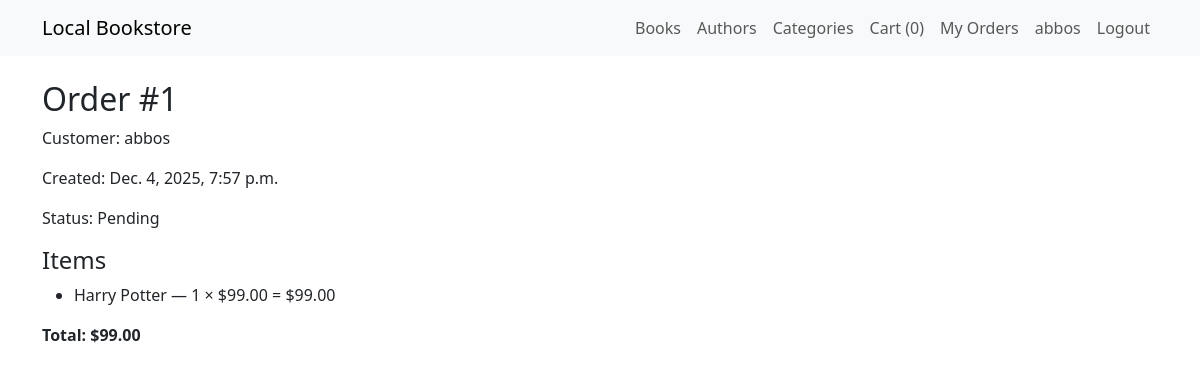
/order/1/ (signed in), run on the app's committed database.
### store/models.py (models this page shows, shortened)
class Order(models.Model):
    STATUS_CHOICES = (
        ('P', 'Pending'),
        ('C', 'Completed'),
        ('F', 'Failed'),
    )
    customer = models.ForeignKey(Customer, on_delete=models.SET_NULL, null=True, related_name='orders')
    created_at = models.DateTimeField(auto_now_add=True)
    status = models.CharField(max_length=1, choices=STATUS_CHOICES, default='P')
    def total(self):
        return sum(item.subtotal() for item in self.items.all())

class Customer(models.Model):
    user = models.OneToOneField(User, on_delete=models.CASCADE)
    phone = models.CharField(max_length=20, blank=True)
    address = models.TextField(blank=True)

class OrderItem(models.Model):
    order = models.ForeignKey(Order, on_delete=models.CASCADE, related_name='items')
    book = models.ForeignKey(Book, on_delete=models.SET_NULL, null=True)
    quantity = models.PositiveIntegerField(default=1)
    def subtotal(self):
        return self.book.price * self.quantity

class Book(models.Model):
    title = models.CharField(max_length=250)
    slug = models.SlugField(max_length=300, unique=True)
    author = models.ForeignKey(Author, on_delete=models.SET_NULL, null=True, related_name='books')
    category = models.ForeignKey(Category, on_delete=models.SET_NULL, null=True, related_name='books')
    description = models.TextField(blank=True)
    price = models.DecimalField(max_digits=8, decimal_places=2)
    stock = models.PositiveIntegerField(default=0)
    cover = models.ImageField(upload_to='book_covers/', blank=True, null=True)
    created_at = models.DateTimeField(auto_now_add=True)

### store/views.py (the view)
# urls.py: path('order/<int:pk>/', views.order_detail, name='order_detail'),
@login_required
def order_detail(request, pk):
    order = get_object_or_404(Order, pk=pk)
    return render(request, 'store/order_detail.html', {'order': order})

### store/context_processors.py (called while the page is built)
def cart_total(request):
    cart = request.session.get(CART_SESSION_ID, {})
    total_qty = sum(item.get('quantity', 0) for item in cart.values())
    return {'cart_total_qty': total_qty}

### store/templates/store/order_detail.html
{% extends 'store/base.html' %}
{% block content %}
<h2>Order #{{ order.id }}</h2>
<p>Customer: {{ order.customer.user.username }}</p>
<p>Created: {{ order.created_at }}</p>
<p>Status: {{ order.get_status_display }}</p>
<h4>Items</h4>
<ul>
  {% for item in order.items.all %}
    <li>{{ item.book.title }} — {{ item.quantity }} × ${{ item.book.price }} = ${{ item.subtotal }}</li>
  {% endfor %}
</ul>
<p><strong>Total: ${{ order.total }}</strong></p>
{% endblock %}

### store/templates/store/base.html (shortened to what this page needs)
<!doctype html>
<html lang="en">
  <head>
    <link href="https://cdn.jsdelivr.net/npm/bootstrap@5.3.2/dist/css/bootstrap.min.css" rel="stylesheet">
  </head>
  <body>
    <nav class="navbar navbar-expand-lg navbar-light bg-light mb-4">
      <div class="container">
        <a class="navbar-brand" href="{% url 'store:book_list' %}">Local Bookstore</a>
        <div class="collapse navbar-collapse" id="navbarNav">
          <ul class="navbar-nav ms-auto">
            <li class="nav-item">
              <a class="nav-link" href="{% url 'store:book_list' %}">Books</a>
            </li>
            <li class="nav-item">
              <a class="nav-link" href="{% url 'store:author_list' %}">Authors</a>
            </li>
            <li class="nav-item">
              <a class="nav-link" href="{% url 'store:category_list' %}">Categories</a>
            </li>
            {% if not request.user.is_staff and not request.user.is_superuser %}
              <li class="nav-item">
                <a class="nav-link" href="{% url 'store:cart' %}">
                  Cart ({{ cart_total_qty|default:0 }})
                </a>
              </li>
            {% endif %}
            {% if request.user.is_authenticated %}
              {% if request.user.is_staff or request.user.is_superuser %}
                <li class="nav-item d-flex align-items-center">
                  <span class="badge bg-danger">Admin Mode (You logged in as administrator)</span>
                </li>
                <li class="nav-item">
                  <a class="nav-link" href="/admin/">Admin Panel</a>
                </li>
                <li class="nav-item">
                  <a class="nav-link" href="{% url 'store:logout' %}">Logout</a>
                </li>
              {% else %}
                <li class="nav-item">
                  <a class="nav-link" href="{% url 'store:my_orders' %}">My Orders</a>
                </li>
                <li class="nav-item">
                  <a class="nav-link" href="{% url 'store:profile' %}">
                    {{ request.user.username }}
                  </a>
                </li>
                <li class="nav-item">
                  <a class="nav-link" href="{% url 'store:logout' %}">Logout</a>
                </li>
              {% endif %}
            {% endif %}
          </ul>
        </div>
      </div>
    </nav>
    <div class="container">
      {% block content %}{% endblock %}
    </div>
  </body>
</html>

### data on the page
Order: id "1", customer.user.username "abbos", created_at "Dec. 4, 2025, 7:57 p.m.", status "Pending", total "99.00"
OrderItem: book "Harry Potter", quantity "1", book.price "99.00", subtotal "99.00"

### other printed values
{{ cart_total_qty|default:0 }} "0"
{{ request.user.username }} "abbos"
